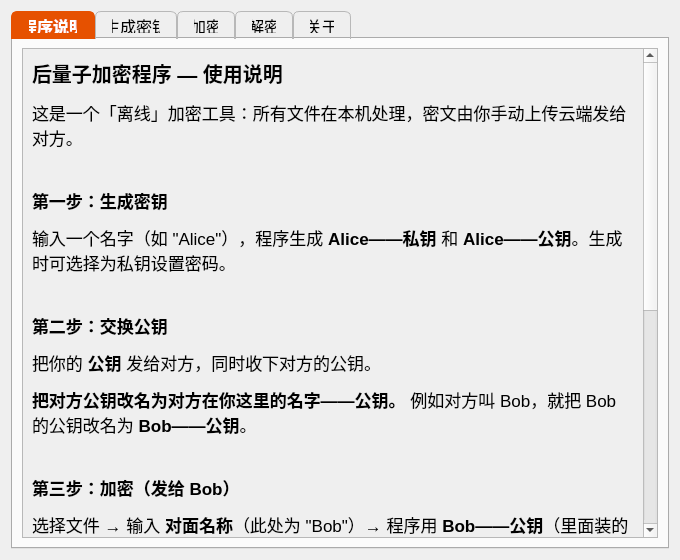
<?xml version="1.0" encoding="UTF-8"?>
<ui version="4.0">
 <class>Form</class>
 <widget class="QWidget" name="Form">
  <property name="geometry">
   <rect>
    <x>0</x>
    <y>0</y>
    <width>680</width>
    <height>560</height>
   </rect>
  </property>
  <property name="minimumSize">
   <size>
    <width>500</width>
    <height>400</height>
   </size>
  </property>
  <property name="windowTitle">
   <string>后量子加密程序</string>
  </property>
  <layout class="QVBoxLayout" name="verticalLayout_main">
   <item>
    <widget class="QTabWidget" name="tabWidget">
     <property name="currentIndex">
      <number>0</number>
     </property>
     <property name="styleSheet">
      <string notr="true">QTabBar::tab {
    background: transparent;
    border: 1px solid palette(mid);
    border-bottom: none;
    border-top-left-radius: 6px;
    border-top-right-radius: 6px;
    padding: 6px 16px;
    font-size: 12pt;
}
QTabBar::tab:selected {
    background: #E65100;
    color: #FFFFFF;
    font-weight: 700;
    border: 2px solid #E65100;
    border-bottom: none;
    border-top-left-radius: 6px;
    border-top-right-radius: 6px;
}
QTabBar::tab:hover:!selected {
    background: palette(light);
}</string>
     </property>

     <!-- ========== 页1：程序说明 ========== -->
     <widget class="QWidget" name="tab_manual">
      <attribute name="title">
       <string>程序说明</string>
      </attribute>
      <layout class="QVBoxLayout" name="verticalLayout_manual">
       <item>
        <widget class="QScrollArea" name="scrollArea_manual">
         <property name="widgetResizable">
          <bool>true</bool>
         </property>
         <widget class="QWidget" name="scrollAreaWidgetContents_manual">
          <layout class="QVBoxLayout" name="verticalLayout_scroll_manual">
           <item>
            <widget class="QLabel" name="label_manual">
             <property name="text">
              <string>&lt;html&gt;&lt;head/&gt;&lt;body&gt;
&lt;p&gt;&lt;span style=&quot; font-size:15pt; font-weight:700;&quot;&gt;后量子加密程序 — 使用说明&lt;/span&gt;&lt;/p&gt;
&lt;p&gt;&lt;span style=&quot; font-size:13pt;&quot;&gt;这是一个「离线」加密工具：所有文件在本机处理，密文由你手动上传云端发给对方。&lt;/span&gt;&lt;/p&gt;
&lt;p&gt;&amp;nbsp;&lt;/p&gt;
&lt;p&gt;&lt;span style=&quot; font-size:13pt; font-weight:700;&quot;&gt;第一步：生成密钥&lt;/span&gt;&lt;/p&gt;
&lt;p&gt;&lt;span style=&quot; font-size:13pt;&quot;&gt;输入一个名字（如 &quot;Alice&quot;），程序生成 &lt;b&gt;Alice——私钥&lt;/b&gt; 和 &lt;b&gt;Alice——公钥&lt;/b&gt;。生成时可选择为私钥设置密码。&lt;/span&gt;&lt;/p&gt;
&lt;p&gt;&amp;nbsp;&lt;/p&gt;
&lt;p&gt;&lt;span style=&quot; font-size:13pt; font-weight:700;&quot;&gt;第二步：交换公钥&lt;/span&gt;&lt;/p&gt;
&lt;p&gt;&lt;span style=&quot; font-size:13pt;&quot;&gt;把你的 &lt;b&gt;公钥&lt;/b&gt; 发给对方，同时收下对方的公钥。&lt;/span&gt;&lt;/p&gt;
&lt;p&gt;&lt;span style=&quot; font-size:13pt;&quot;&gt;&lt;b&gt;把对方公钥改名为对方在你这里的名字——公钥。&lt;/b&gt; 例如对方叫 Bob，就把 Bob 的公钥改名为 &lt;b&gt;Bob——公钥&lt;/b&gt;。&lt;/span&gt;&lt;/p&gt;
&lt;p&gt;&amp;nbsp;&lt;/p&gt;
&lt;p&gt;&lt;span style=&quot; font-size:13pt; font-weight:700;&quot;&gt;第三步：加密（发给 Bob）&lt;/span&gt;&lt;/p&gt;
&lt;p&gt;&lt;span style=&quot; font-size:13pt;&quot;&gt;选择文件 → 输入 &lt;b&gt;对面名称&lt;/b&gt;（此处为 &quot;Bob&quot;）→ 程序用 &lt;b&gt;Bob——公钥&lt;/b&gt;（里面装的是 Bob 的公钥）加密。密文保存为 &lt;b&gt;文件——密文&lt;/b&gt;。&lt;/span&gt;&lt;/p&gt;
&lt;p&gt;&amp;nbsp;&lt;/p&gt;
&lt;p&gt;&lt;span style=&quot; font-size:13pt; font-weight:700;&quot;&gt;第四步：解密（收 Alice 的文件）&lt;/span&gt;&lt;/p&gt;
&lt;p&gt;&lt;span style=&quot; font-size:13pt;&quot;&gt;把收到的密文命名为 &lt;b&gt;文件——密文&lt;/b&gt; 放入程序目录 → 输入&lt;b&gt;对面名称&lt;/b&gt;（发送方在你这里的名字，如 &quot;Alice&quot;）→ 程序用 &lt;b&gt;Alice——公钥&lt;/b&gt;（里面是 Alice 的公钥）验签。&lt;/span&gt;&lt;/p&gt;
&lt;p&gt;&amp;nbsp;&lt;/p&gt;
&lt;p&gt;&lt;span style=&quot; font-size:13pt; font-weight:700;&quot;&gt;关键注意：&lt;/span&gt;&lt;/p&gt;
&lt;p&gt;&lt;span style=&quot; font-size:13pt;&quot;&gt;· 所有密钥、密文文件都必须与程序放在&lt;b&gt;同一目录&lt;/b&gt;。&lt;/span&gt;&lt;/p&gt;
&lt;p&gt;&lt;span style=&quot; font-size:13pt;&quot;&gt;· 私钥 = 你的身份。任何拿到你私钥的人都能冒充你签名、解开通往你的密文，请勿泄露。&lt;/span&gt;&lt;/p&gt;
&lt;p&gt;&lt;span style=&quot; font-size:13pt;&quot;&gt;· 若私钥设置了密码，加密/解密时会弹出密码框；忘记密码则私钥永久作废。&lt;/span&gt;&lt;/p&gt;
&lt;p&gt;&lt;span style=&quot; font-size:13pt;&quot;&gt;· 大文件处理期间界面可能无响应，请耐心等待，勿强制终止。&lt;/span&gt;&lt;/p&gt;
&lt;/body&gt;&lt;/html&gt;</string>
             </property>
             <property name="alignment">
              <set>Qt::AlignLeading|Qt::AlignLeft|Qt::AlignTop</set>
             </property>
             <property name="wordWrap">
              <bool>true</bool>
             </property>
            </widget>
           </item>
          </layout>
         </widget>
        </widget>
       </item>
      </layout>
     </widget>

     <!-- ========== 页2：生成密钥 ========== -->
     <widget class="QWidget" name="tab_keygen">
      <attribute name="title">
       <string>生成密钥</string>
      </attribute>
      <layout class="QVBoxLayout" name="verticalLayout_keygen">
       <item>
        <widget class="QScrollArea" name="scrollArea_keygen">
         <property name="widgetResizable">
          <bool>true</bool>
         </property>
         <widget class="QWidget" name="scrollAreaWidgetContents_keygen">
          <layout class="QVBoxLayout" name="verticalLayout_scroll_keygen">
           <item>
            <widget class="QLabel" name="label_keygen_title">
             <property name="text">
              <string>&lt;html&gt;&lt;head/&gt;&lt;body&gt;
&lt;p&gt;&lt;span style=&quot; font-size:14pt; font-weight:700;&quot;&gt;生成密钥对&lt;/span&gt;&lt;/p&gt;
&lt;p&gt;&lt;span style=&quot; font-size:13pt;&quot;&gt;输入一个名字（如 &quot;Alice&quot;），程序将生成 &lt;b&gt;Alice——私钥&lt;/b&gt; 与 &lt;b&gt;Alice——公钥&lt;/b&gt;。&lt;/span&gt;&lt;/p&gt;
&lt;/body&gt;&lt;/html&gt;</string>
             </property>
             <property name="alignment">
              <set>Qt::AlignLeading|Qt::AlignLeft|Qt::AlignTop</set>
             </property>
             <property name="wordWrap">
              <bool>true</bool>
             </property>
            </widget>
           </item>
           <item>
            <layout class="QHBoxLayout" name="horizontalLayout_keygen_edit">
             <item>
              <spacer name="horizontalSpacer_keygen_el">
               <property name="orientation">
                <enum>Qt::Horizontal</enum>
               </property>
               <property name="sizeHint" stdset="0">
                <size>
                 <width>40</width>
                 <height>20</height>
                </size>
               </property>
              </spacer>
             </item>
             <item>
              <widget class="QLineEdit" name="lineEdit">
               <property name="minimumSize">
                <size>
                 <width>350</width>
                 <height>50</height>
                </size>
               </property>
               <property name="maximumSize">
                <size>
                 <width>350</width>
                 <height>50</height>
                </size>
               </property>
               <property name="font">
                <font>
                 <pointsize>14</pointsize>
                </font>
               </property>
               <property name="alignment">
                <set>Qt::AlignCenter</set>
               </property>
               <property name="placeholderText">
                <string>密钥名称</string>
               </property>
              </widget>
             </item>
             <item>
              <spacer name="horizontalSpacer_keygen_er">
               <property name="orientation">
                <enum>Qt::Horizontal</enum>
               </property>
               <property name="sizeHint" stdset="0">
                <size>
                 <width>40</width>
                 <height>20</height>
                </size>
               </property>
              </spacer>
             </item>
            </layout>
           </item>
           <item>
            <layout class="QHBoxLayout" name="horizontalLayout_keygen_btn">
             <item>
              <spacer name="horizontalSpacer_keygen_l">
               <property name="orientation">
                <enum>Qt::Horizontal</enum>
               </property>
               <property name="sizeHint" stdset="0">
                <size>
                 <width>40</width>
                 <height>20</height>
                </size>
               </property>
              </spacer>
             </item>
             <item>
              <widget class="QPushButton" name="pushButton">
               <property name="minimumSize">
                <size>
                 <width>120</width>
                 <height>50</height>
                </size>
               </property>
               <property name="maximumSize">
                <size>
                 <width>120</width>
                 <height>50</height>
                </size>
               </property>
               <property name="font">
                <font>
                 <pointsize>14</pointsize>
                </font>
               </property>
               <property name="text">
                <string>生成密钥</string>
               </property>
              </widget>
             </item>
             <item>
              <spacer name="horizontalSpacer_keygen_r">
               <property name="orientation">
                <enum>Qt::Horizontal</enum>
               </property>
               <property name="sizeHint" stdset="0">
                <size>
                 <width>40</width>
                 <height>20</height>
                </size>
               </property>
              </spacer>
             </item>
            </layout>
           </item>
           <item>
            <widget class="QLabel" name="label_keygen_hint">
             <property name="text">
              <string>&lt;html&gt;&lt;head/&gt;&lt;body&gt;
&lt;p&gt;&lt;span style=&quot; font-size:12pt; font-weight:700;&quot;&gt;提示：&lt;/span&gt;&lt;/p&gt;
&lt;p&gt;&lt;span style=&quot; font-size:12pt;&quot;&gt;· 生成过程约 1~2 秒，属正常现象。&lt;/span&gt;&lt;/p&gt;
&lt;p&gt;&lt;span style=&quot; font-size:12pt;&quot;&gt;· 生成完成后程序会询问是否给私钥设置密码（&lt;b&gt;推荐设置&lt;/b&gt;）。设了密码后，加密/解密使用该密钥时需输入密码。&lt;/span&gt;&lt;/p&gt;
&lt;p&gt;&lt;span style=&quot; font-size:12pt;&quot;&gt;· 密码请务必牢记——忘记密码将无法找回，私钥永久作废。&lt;/span&gt;&lt;/p&gt;
&lt;p&gt;&lt;span style=&quot; font-size:12pt;&quot;&gt;· 若目录已存在同名密钥，程序会拒绝生成。&lt;/span&gt;&lt;/p&gt;
&lt;/body&gt;&lt;/html&gt;</string>
             </property>
             <property name="styleSheet">
              <string notr="true">background-color: #FFF7E6; border: 2px solid #FFA000; border-radius: 6px; color: #7A5C00; font-size: 12pt; padding: 10px;</string>
             </property>
             <property name="alignment">
              <set>Qt::AlignLeading|Qt::AlignLeft|Qt::AlignTop</set>
             </property>
             <property name="wordWrap">
              <bool>true</bool>
             </property>
            </widget>
           </item>
           <item>
            <spacer name="verticalSpacer_scroll_keygen">
             <property name="orientation">
              <enum>Qt::Vertical</enum>
             </property>
             <property name="sizeHint" stdset="0">
              <size>
               <width>20</width>
               <height>10</height>
              </size>
             </property>
            </spacer>
           </item>
          </layout>
         </widget>
        </widget>
       </item>
      </layout>
     </widget>

     <!-- ========== 页3：加密 ========== -->
     <widget class="QWidget" name="tab_encrypt">
      <attribute name="title">
       <string>加密</string>
      </attribute>
      <layout class="QVBoxLayout" name="verticalLayout_encrypt">
       <item>
        <widget class="QScrollArea" name="scrollArea_encrypt">
         <property name="widgetResizable">
          <bool>true</bool>
         </property>
         <widget class="QWidget" name="scrollAreaWidgetContents_encrypt">
          <layout class="QVBoxLayout" name="verticalLayout_scroll_encrypt">
           <item>
            <widget class="QLabel" name="label_encrypt_1">
             <property name="text">
              <string>&lt;html&gt;&lt;head/&gt;&lt;body&gt;
&lt;p&gt;&lt;span style=&quot; font-size:14pt; font-weight:700;&quot;&gt;第一步：选择要加密的文件&lt;/span&gt;&lt;/p&gt;
&lt;/body&gt;&lt;/html&gt;</string>
             </property>
             <property name="alignment">
              <set>Qt::AlignLeading|Qt::AlignLeft|Qt::AlignTop</set>
             </property>
            </widget>
           </item>
           <item>
            <layout class="QHBoxLayout" name="horizontalLayout_encrypt_btn2">
             <item>
              <spacer name="horizontalSpacer_encrypt_l2">
               <property name="orientation">
                <enum>Qt::Horizontal</enum>
               </property>
               <property name="sizeHint" stdset="0">
                <size>
                 <width>40</width>
                 <height>20</height>
                </size>
               </property>
              </spacer>
             </item>
             <item>
              <widget class="QPushButton" name="pushButton_2">
               <property name="minimumSize">
                <size>
                 <width>120</width>
                 <height>50</height>
                </size>
               </property>
               <property name="maximumSize">
                <size>
                 <width>120</width>
                 <height>50</height>
                </size>
               </property>
               <property name="font">
                <font>
                 <pointsize>14</pointsize>
                </font>
               </property>
               <property name="text">
                <string>选择文件</string>
               </property>
              </widget>
             </item>
             <item>
              <spacer name="horizontalSpacer_encrypt_r2">
               <property name="orientation">
                <enum>Qt::Horizontal</enum>
               </property>
               <property name="sizeHint" stdset="0">
                <size>
                 <width>40</width>
                 <height>20</height>
                </size>
               </property>
              </spacer>
             </item>
            </layout>
           </item>
           <item>
            <widget class="QLabel" name="label_encrypt_2">
             <property name="text">
              <string>&lt;html&gt;&lt;head/&gt;&lt;body&gt;
&lt;p&gt;&lt;span style=&quot; font-size:14pt; font-weight:700;&quot;&gt;第二步：输入对面名称&lt;/span&gt;&lt;/p&gt;
&lt;p&gt;&lt;span style=&quot; font-size:13pt;&quot;&gt;输入对方在你这里的名字（如对方叫 Bob，就输入 &quot;Bob&quot;）。程序将使用 &lt;b&gt;Bob——公钥&lt;/b&gt;（对方公钥文件）加密。&lt;/span&gt;&lt;/p&gt;
&lt;/body&gt;&lt;/html&gt;</string>
             </property>
             <property name="alignment">
              <set>Qt::AlignLeading|Qt::AlignLeft|Qt::AlignTop</set>
             </property>
             <property name="wordWrap">
              <bool>true</bool>
             </property>
            </widget>
           </item>
           <item>
            <layout class="QHBoxLayout" name="horizontalLayout_encrypt_edit">
             <item>
              <spacer name="horizontalSpacer_encrypt_el">
               <property name="orientation">
                <enum>Qt::Horizontal</enum>
               </property>
               <property name="sizeHint" stdset="0">
                <size>
                 <width>40</width>
                 <height>20</height>
                </size>
               </property>
              </spacer>
             </item>
             <item>
              <widget class="QLineEdit" name="lineEdit_2">
               <property name="minimumSize">
                <size>
                 <width>350</width>
                 <height>50</height>
                </size>
               </property>
               <property name="maximumSize">
                <size>
                 <width>350</width>
                 <height>50</height>
                </size>
               </property>
               <property name="font">
                <font>
                 <pointsize>14</pointsize>
                </font>
               </property>
               <property name="alignment">
                <set>Qt::AlignCenter</set>
               </property>
               <property name="placeholderText">
                <string>对面名称</string>
               </property>
              </widget>
             </item>
             <item>
              <spacer name="horizontalSpacer_encrypt_er">
               <property name="orientation">
                <enum>Qt::Horizontal</enum>
               </property>
               <property name="sizeHint" stdset="0">
                <size>
                 <width>40</width>
                 <height>20</height>
                </size>
               </property>
              </spacer>
             </item>
            </layout>
           </item>
           <item>
            <layout class="QHBoxLayout" name="horizontalLayout_encrypt_btn3">
             <item>
              <spacer name="horizontalSpacer_encrypt_l3">
               <property name="orientation">
                <enum>Qt::Horizontal</enum>
               </property>
               <property name="sizeHint" stdset="0">
                <size>
                 <width>40</width>
                 <height>20</height>
                </size>
               </property>
              </spacer>
             </item>
             <item>
              <widget class="QPushButton" name="pushButton_3">
               <property name="minimumSize">
                <size>
                 <width>120</width>
                 <height>50</height>
                </size>
               </property>
               <property name="maximumSize">
                <size>
                 <width>120</width>
                 <height>50</height>
                </size>
               </property>
               <property name="font">
                <font>
                 <pointsize>14</pointsize>
                </font>
               </property>
               <property name="text">
                <string>加密</string>
               </property>
              </widget>
             </item>
             <item>
              <spacer name="horizontalSpacer_encrypt_r3">
               <property name="orientation">
                <enum>Qt::Horizontal</enum>
               </property>
               <property name="sizeHint" stdset="0">
                <size>
                 <width>40</width>
                 <height>20</height>
                </size>
               </property>
              </spacer>
             </item>
            </layout>
           </item>
           <item>
            <widget class="QLabel" name="label_encrypt_hint">
             <property name="text">
              <string>&lt;html&gt;&lt;head/&gt;&lt;body&gt;
&lt;p&gt;&lt;span style=&quot; font-size:12pt; font-weight:700;&quot;&gt;提示：&lt;/span&gt;&lt;/p&gt;
&lt;p&gt;&lt;span style=&quot; font-size:12pt;&quot;&gt;· 加密需要对方公钥文件与程序同目录，并改名为 &lt;b&gt;对面名称——公钥&lt;/b&gt;。&lt;/span&gt;&lt;/p&gt;
&lt;p&gt;&lt;span style=&quot; font-size:12pt;&quot;&gt;· 若你的私钥设置了密码，点击加密后会弹出密码框。&lt;/span&gt;&lt;/p&gt;
&lt;p&gt;&lt;span style=&quot; font-size:12pt;&quot;&gt;· 密文将保存为 &lt;b&gt;文件——密文&lt;/b&gt;；若已存在会先询问是否覆盖。&lt;/span&gt;&lt;/p&gt;
&lt;p&gt;&lt;span style=&quot; font-size:12pt;&quot;&gt;· 大文件加密时界面可能无响应，请勿强制终止。&lt;/span&gt;&lt;/p&gt;
&lt;/body&gt;&lt;/html&gt;</string>
             </property>
             <property name="styleSheet">
              <string notr="true">background-color: #FFF7E6; border: 2px solid #FFA000; border-radius: 6px; color: #7A5C00; font-size: 12pt; padding: 10px;</string>
             </property>
             <property name="alignment">
              <set>Qt::AlignLeading|Qt::AlignLeft|Qt::AlignTop</set>
             </property>
             <property name="wordWrap">
              <bool>true</bool>
             </property>
            </widget>
           </item>
           <item>
            <spacer name="verticalSpacer_scroll_encrypt">
             <property name="orientation">
              <enum>Qt::Vertical</enum>
             </property>
             <property name="sizeHint" stdset="0">
              <size>
               <width>20</width>
               <height>10</height>
              </size>
             </property>
            </spacer>
           </item>
          </layout>
         </widget>
        </widget>
       </item>
      </layout>
     </widget>

     <!-- ========== 页4：解密 ========== -->
     <widget class="QWidget" name="tab_decrypt">
      <attribute name="title">
       <string>解密</string>
      </attribute>
      <layout class="QVBoxLayout" name="verticalLayout_decrypt">
       <item>
        <widget class="QScrollArea" name="scrollArea_decrypt">
         <property name="widgetResizable">
          <bool>true</bool>
         </property>
         <widget class="QWidget" name="scrollAreaWidgetContents_decrypt">
          <layout class="QVBoxLayout" name="verticalLayout_scroll_decrypt">
           <item>
            <widget class="QLabel" name="label_decrypt_1">
             <property name="text">
              <string>&lt;html&gt;&lt;head/&gt;&lt;body&gt;
&lt;p&gt;&lt;span style=&quot; font-size:14pt; font-weight:700;&quot;&gt;解密&lt;/span&gt;&lt;/p&gt;
&lt;p&gt;&lt;span style=&quot; font-size:13pt;&quot;&gt;将收到的密文命名为 &lt;b&gt;文件——密文&lt;/b&gt; 放入程序目录，输入&lt;b&gt;对面名称&lt;/b&gt;（发送方在你这里的名字，如 &quot;Alice&quot;）。程序将使用 &lt;b&gt;Alice——公钥&lt;/b&gt;（发送方公钥文件）验签。&lt;/span&gt;&lt;/p&gt;
&lt;/body&gt;&lt;/html&gt;</string>
             </property>
             <property name="alignment">
              <set>Qt::AlignLeading|Qt::AlignLeft|Qt::AlignTop</set>
             </property>
             <property name="wordWrap">
              <bool>true</bool>
             </property>
            </widget>
           </item>
           <item>
            <layout class="QHBoxLayout" name="horizontalLayout_decrypt_edit">
             <item>
              <spacer name="horizontalSpacer_decrypt_el">
               <property name="orientation">
                <enum>Qt::Horizontal</enum>
               </property>
               <property name="sizeHint" stdset="0">
                <size>
                 <width>40</width>
                 <height>20</height>
                </size>
               </property>
              </spacer>
             </item>
             <item>
              <widget class="QLineEdit" name="lineEdit_3">
               <property name="minimumSize">
                <size>
                 <width>350</width>
                 <height>50</height>
                </size>
               </property>
               <property name="maximumSize">
                <size>
                 <width>350</width>
                 <height>50</height>
                </size>
               </property>
               <property name="font">
                <font>
                 <pointsize>14</pointsize>
                </font>
               </property>
               <property name="alignment">
                <set>Qt::AlignCenter</set>
               </property>
               <property name="placeholderText">
                <string>对面名称</string>
               </property>
              </widget>
             </item>
             <item>
              <spacer name="horizontalSpacer_decrypt_er">
               <property name="orientation">
                <enum>Qt::Horizontal</enum>
               </property>
               <property name="sizeHint" stdset="0">
                <size>
                 <width>40</width>
                 <height>20</height>
                </size>
               </property>
              </spacer>
             </item>
            </layout>
           </item>
           <item>
            <layout class="QHBoxLayout" name="horizontalLayout_decrypt_btn">
             <item>
              <spacer name="horizontalSpacer_decrypt_l">
               <property name="orientation">
                <enum>Qt::Horizontal</enum>
               </property>
               <property name="sizeHint" stdset="0">
                <size>
                 <width>40</width>
                 <height>20</height>
                </size>
               </property>
              </spacer>
             </item>
             <item>
              <widget class="QPushButton" name="pushButton_4">
               <property name="minimumSize">
                <size>
                 <width>120</width>
                 <height>50</height>
                </size>
               </property>
               <property name="maximumSize">
                <size>
                 <width>120</width>
                 <height>50</height>
                </size>
               </property>
               <property name="font">
                <font>
                 <pointsize>14</pointsize>
                </font>
               </property>
               <property name="text">
                <string>解密</string>
               </property>
              </widget>
             </item>
             <item>
              <spacer name="horizontalSpacer_decrypt_r">
               <property name="orientation">
                <enum>Qt::Horizontal</enum>
               </property>
               <property name="sizeHint" stdset="0">
                <size>
                 <width>40</width>
                 <height>20</height>
                </size>
               </property>
              </spacer>
             </item>
            </layout>
           </item>
           <item>
            <widget class="QLabel" name="label_decrypt_hint">
             <property name="text">
              <string>&lt;html&gt;&lt;head/&gt;&lt;body&gt;
&lt;p&gt;&lt;span style=&quot; font-size:12pt; font-weight:700;&quot;&gt;提示：&lt;/span&gt;&lt;/p&gt;
&lt;p&gt;&lt;span style=&quot; font-size:12pt;&quot;&gt;· 解密需要发送方公钥文件与程序同目录，并改名为 &lt;b&gt;对面名称——公钥&lt;/b&gt;。&lt;/span&gt;&lt;/p&gt;
&lt;p&gt;&lt;span style=&quot; font-size:12pt;&quot;&gt;· 若私钥设置了密码，点击解密后会弹出密码框。&lt;/span&gt;&lt;/p&gt;
&lt;p&gt;&lt;span style=&quot; font-size:12pt;&quot;&gt;· 解密结果恢复为原始文件名输出到当前目录；若已存在同名文件，会先询问是否覆盖。&lt;/span&gt;&lt;/p&gt;
&lt;p&gt;&lt;span style=&quot; font-size:12pt;&quot;&gt;· 若密文被篡改、密钥不匹配或密钥文件损坏，程序会停止并给出提示。&lt;/span&gt;&lt;/p&gt;
&lt;/body&gt;&lt;/html&gt;</string>
             </property>
             <property name="styleSheet">
              <string notr="true">background-color: #FFF7E6; border: 2px solid #FFA000; border-radius: 6px; color: #7A5C00; font-size: 12pt; padding: 10px;</string>
             </property>
             <property name="alignment">
              <set>Qt::AlignLeading|Qt::AlignLeft|Qt::AlignTop</set>
             </property>
             <property name="wordWrap">
              <bool>true</bool>
             </property>
            </widget>
           </item>
           <item>
            <spacer name="verticalSpacer_scroll_decrypt">
             <property name="orientation">
              <enum>Qt::Vertical</enum>
             </property>
             <property name="sizeHint" stdset="0">
              <size>
               <width>20</width>
               <height>10</height>
              </size>
             </property>
            </spacer>
           </item>
          </layout>
         </widget>
        </widget>
       </item>
      </layout>
     </widget>

     <!-- ========== 页5：关于 ========== -->
     <widget class="QWidget" name="tab_about">
      <attribute name="title">
       <string>关于</string>
      </attribute>
      <layout class="QVBoxLayout" name="verticalLayout_about">
       <item>
        <widget class="QScrollArea" name="scrollArea_about">
         <property name="widgetResizable">
          <bool>true</bool>
         </property>
         <widget class="QWidget" name="scrollAreaWidgetContents_about">
          <layout class="QVBoxLayout" name="verticalLayout_scroll_about">
           <item>
            <widget class="QLabel" name="label_about">
             <property name="text">
              <string>&lt;html&gt;&lt;head/&gt;&lt;body&gt;
&lt;p&gt;&lt;span style=&quot; font-size:14pt;&quot;&gt;&lt;b&gt;版本&lt;/b&gt;：v10.9&lt;/span&gt;&lt;/p&gt;
&lt;p&gt;&amp;nbsp;&lt;/p&gt;
&lt;p&gt;&lt;span style=&quot; font-size:14pt;&quot;&gt;&lt;b&gt;密钥封装&lt;/b&gt;：ML-KEM-1024 + Classic McEliece-8192128&lt;/span&gt;&lt;/p&gt;
&lt;p&gt;&lt;span style=&quot; font-size:14pt;&quot;&gt;&lt;b&gt;对称加密&lt;/b&gt;：AES-256-GCM + ChaCha20-Poly1305 + AES-256-CBC&lt;/span&gt;&lt;/p&gt;
&lt;p&gt;&lt;span style=&quot; font-size:14pt;&quot;&gt;&lt;b&gt;数字签名&lt;/b&gt;：ML-DSA-87 + SLH-DSA-SHAKE-256f&lt;/span&gt;&lt;/p&gt;
&lt;p&gt;&lt;span style=&quot; font-size:14pt;&quot;&gt;&lt;b&gt;私钥保护&lt;/b&gt;：可选 Argon2id（256 MiB 内存）密码加密&lt;/span&gt;&lt;/p&gt;
&lt;p&gt;&amp;nbsp;&lt;/p&gt;
&lt;p&gt;&lt;span style=&quot; font-size:14pt;&quot;&gt;&lt;b&gt;运行环境&lt;/b&gt;：Python 3.14&lt;/span&gt;&lt;/p&gt;
&lt;p&gt;&amp;nbsp;&lt;/p&gt;
&lt;p&gt;&lt;span style=&quot; font-size:14pt;&quot;&gt;本程序为开源免费工具，未经权威机构安全审查，不对安全性做出任何承诺。&lt;/span&gt;&lt;/p&gt;
&lt;/body&gt;&lt;/html&gt;</string>
             </property>
             <property name="alignment">
              <set>Qt::AlignLeading|Qt::AlignLeft|Qt::AlignTop</set>
             </property>
             <property name="wordWrap">
              <bool>true</bool>
             </property>
            </widget>
           </item>
           <item>
            <spacer name="verticalSpacer_scroll_about">
             <property name="orientation">
              <enum>Qt::Vertical</enum>
             </property>
             <property name="sizeHint" stdset="0">
              <size>
               <width>20</width>
               <height>10</height>
              </size>
             </property>
            </spacer>
           </item>
          </layout>
         </widget>
        </widget>
       </item>
      </layout>
     </widget>

    </widget>
   </item>
  </layout>
 </widget>
 <resources/>
 <connections/>
</ui>
